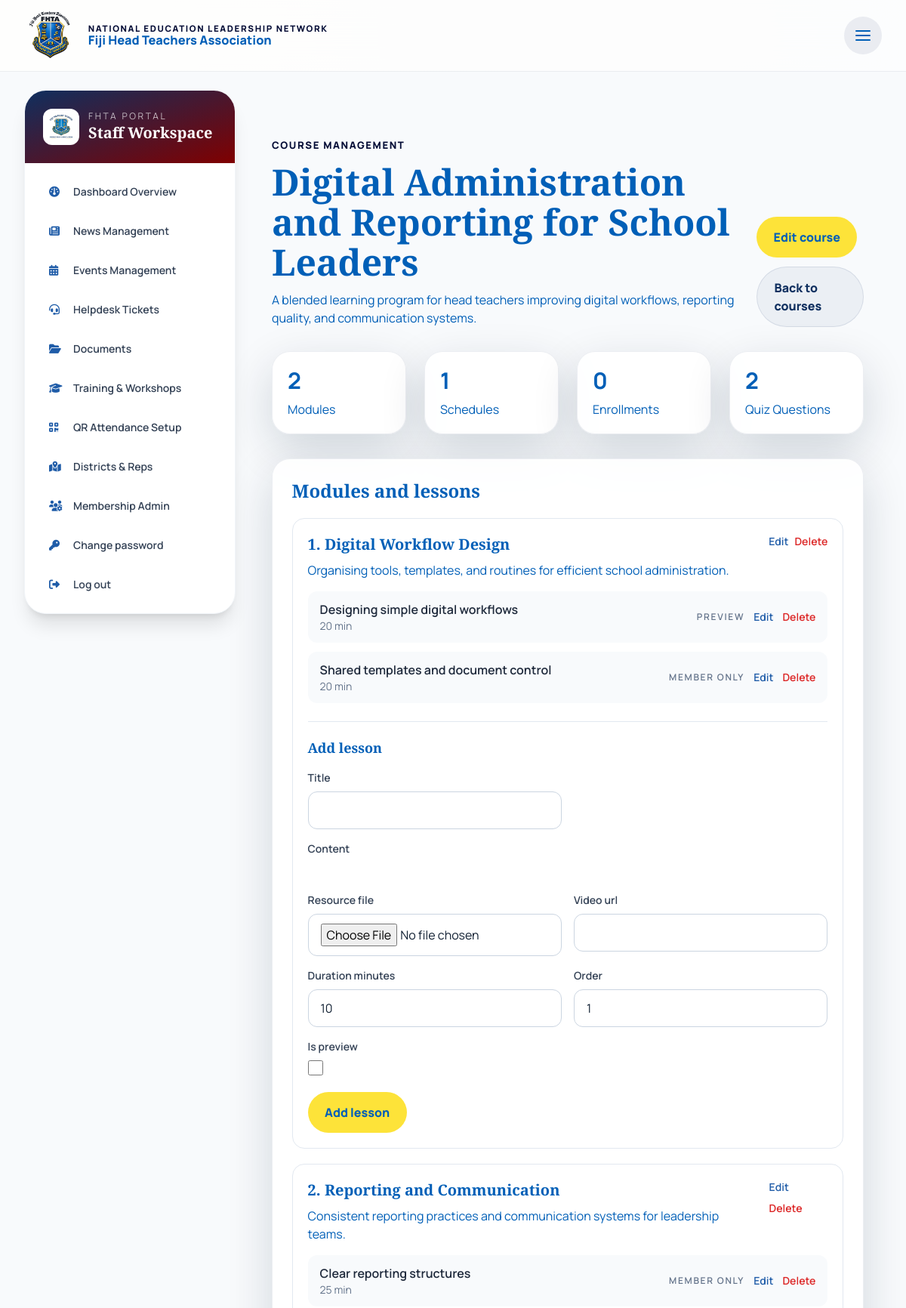
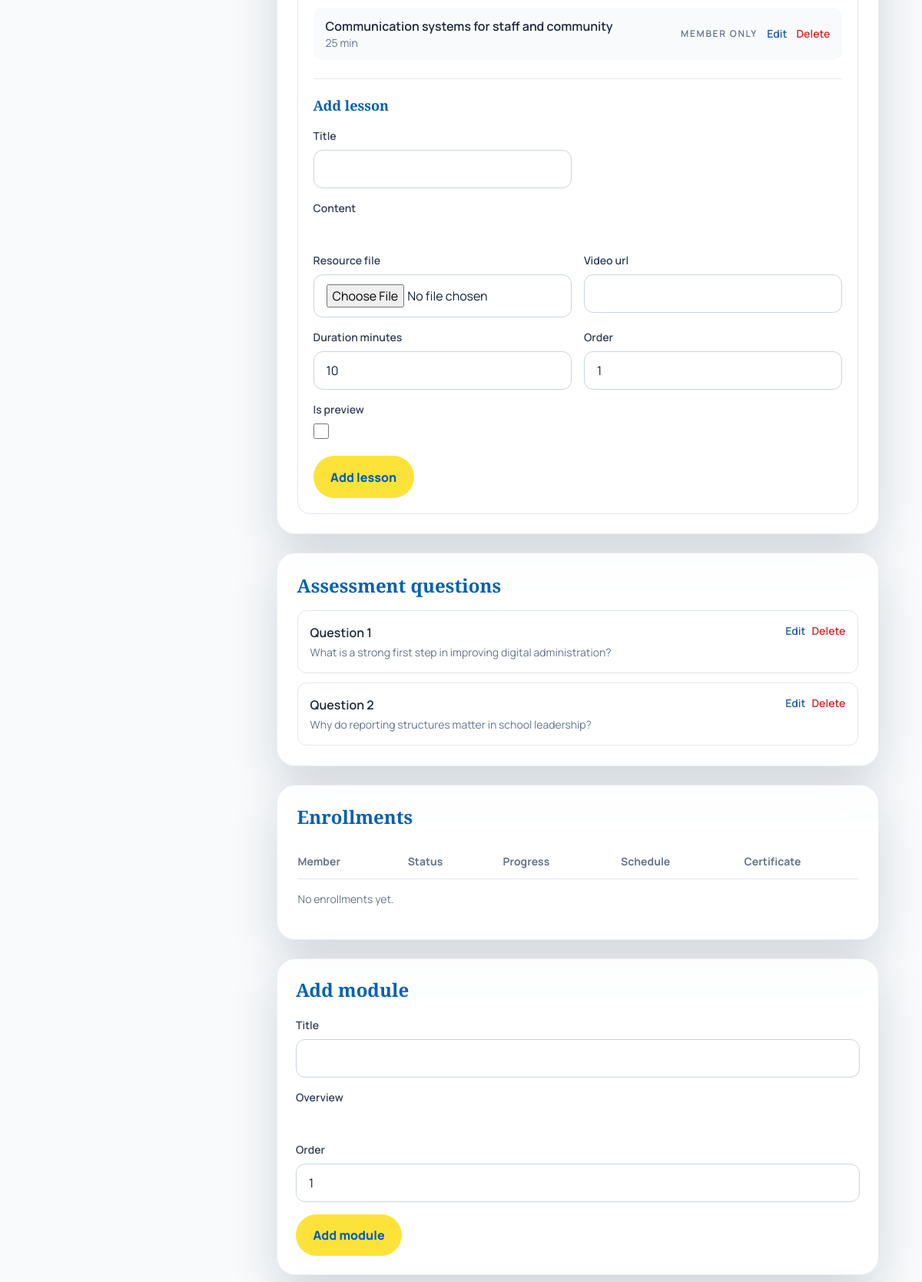
The page /training/staff/courses/3/ (signed in, upper part) on the database its author committed (2 pictures, top to bottom).
### training/models.py (models this page shows, shortened)
class Course(models.Model):
    DELIVERY_CHOICES = [
        ("online", "Online"),
        ("workshop", "Workshop"),
        ("blended", "Blended"),
    ]
    title = models.CharField(max_length=255)
    slug = models.SlugField(unique=True, blank=True)
    short_description = models.CharField(max_length=300)
    description = models.TextField()
    learning_outcomes = models.TextField(blank=True)
    target_audience = models.CharField(max_length=255, blank=True)
    duration_hours = models.PositiveIntegerField(default=1)
    delivery_type = models.CharField(max_length=20, choices=DELIVERY_CHOICES, default="online")
    passing_score = models.PositiveIntegerField(default=100)
    thumbnail = models.ImageField(upload_to="training/course_thumbnails/", blank=True, null=True)
    is_published = models.BooleanField(default=True)
    is_featured = models.BooleanField(default=False)
    created_by = models.ForeignKey(
        settings.AUTH_USER_MODEL,
        on_delete=models.SET_NULL,
        null=True,
        blank=True,
        related_name="training_courses_created",
    )
    created_at = models.DateTimeField(auto_now_add=True)
    updated_at = models.DateTimeField(auto_now=True)
    class Meta:
        ordering = ["title"]

class Module(models.Model):
    course = models.ForeignKey(Course, on_delete=models.CASCADE, related_name="modules")
    title = models.CharField(max_length=255)
    overview = models.TextField(blank=True)
    order = models.PositiveIntegerField(default=1)
    class Meta:
        ordering = ["order", "id"]
        unique_together = [("course", "order")]

class Lesson(models.Model):
    module = models.ForeignKey(Module, on_delete=models.CASCADE, related_name="lessons")
    title = models.CharField(max_length=255)
    content = models.TextField()
    resource_file = models.FileField(upload_to="training/lesson_resources/", blank=True, null=True)
    video_url = models.URLField(blank=True)
    duration_minutes = models.PositiveIntegerField(default=10)
    order = models.PositiveIntegerField(default=1)
    is_preview = models.BooleanField(default=False)
    class Meta:
        ordering = ["order", "id"]
        unique_together = [("module", "order")]

class QuizQuestion(models.Model):
    OPTION_CHOICES = [
        ("A", "Option A"),
        ("B", "Option B"),
        ("C", "Option C"),
        ("D", "Option D"),
    ]
    course = models.ForeignKey(Course, on_delete=models.CASCADE, related_name="quiz_questions")
    question_text = models.TextField()
    option_a = models.CharField(max_length=255)
    option_b = models.CharField(max_length=255)
    option_c = models.CharField(max_length=255, blank=True)
    option_d = models.CharField(max_length=255, blank=True)
    correct_option = models.CharField(max_length=1, choices=OPTION_CHOICES)
    explanation = models.TextField(blank=True)
    order = models.PositiveIntegerField(default=1)
    class Meta:
        ordering = ["order", "id"]
        unique_together = [("course", "order")]

### training/views.py (the view, shortened to what this page needs)
# urls.py: path("staff/courses/<int:course_id>/", views.staff_course_detail, name="staff_course_detail"),
@staff_required
def staff_course_detail(request, course_id):
    course = get_object_or_404(
        Course.objects.prefetch_related(
            Prefetch("modules", queryset=Module.objects.prefetch_related("lessons")),
            "schedules",
            "enrollments__member",
            "quiz_questions",
        ),
        pk=course_id,
    )
    module_form = ModuleForm(prefix="module")
    schedule_form = CourseScheduleForm(prefix="schedule")
    quiz_form = QuizQuestionForm(prefix="quiz")
    lesson_forms = {module.id: LessonForm(prefix=f"lesson-{module.id}") for module in course.modules.all()}
    enrollments = course.enrollments.select_related("member", "selected_schedule").order_by("-enrolled_at")
    context = {
        "course": course,
        "module_form": module_form,
        "schedule_form": schedule_form,
        "quiz_form": quiz_form,
        "lesson_forms": lesson_forms,
        "enrollments": enrollments,
        "lesson_media": LessonForm().media,
        "module_media": ModuleForm().media,
        "schedule_media": CourseScheduleForm().media,
        "quiz_media": QuizQuestionForm().media,
    }
    return render(request, "training/staff_course_detail.html", context)

### training/forms.py
class ModuleForm(forms.ModelForm):
    class Meta:
        model = Module
        exclude = ["course"]
        widgets = {
            "title": forms.TextInput(attrs={"class": "w-full rounded-xl border border-slate-300 px-4 py-3"}),
            "overview": CKEditor5Widget(config_name="default", attrs={"class": RICH_TEXT_CLASS}),
            "order": forms.NumberInput(attrs={"class": "w-full rounded-xl border border-slate-300 px-4 py-3", "min": 1}),
        }

### training/templatetags/training_extras.py (called while the page is built)
@register.filter
def get_item(mapping, key):
    if not mapping:
        return None
    return mapping.get(key)

### training/views.py (called while the page is built)
def staff_required(view_func):
    @wraps(view_func)
    @login_required
    def wrapped_view(request, *args, **kwargs):
        if getattr(request.user, "role", "") not in ["admin", "staff"] and not request.user.is_superuser:
            messages.error(request, "Staff access is required for training management.")
            return redirect("dashboard")
        return view_func(request, *args, **kwargs)
    return wrapped_view

### templates/training/staff_course_detail.html (shortened to what this page needs)
{% extends 'base.html' %}
{% load training_extras %}
{% block content %}
<section class="section-shell pt-16 staff-course-manage">
  <div class="max-w-7xl mx-auto px-4 sm:px-6 min-w-0">
    <div class="flex flex-col lg:flex-row lg:items-end lg:justify-between gap-6 mb-8">
      <div class="min-w-0">
        <p class="section-kicker">Course Management</p>
        <h1 class="section-title mt-3 break-words">{{ course.title }}</h1>
        <p class="section-copy mt-3">{{ course.short_description }}</p>
      </div>
      <div class="flex flex-wrap gap-3">
        <a href="{% url 'training:staff_course_edit' course.id %}" class="hero-btn hero-btn-primary">Edit course</a>
        <a href="{% url 'training:staff_course_list' %}" class="hero-btn hero-btn-secondary !text-[#0f2f5f] !border-[#0f2f5f]/10 !bg-[#0f2f5f]/5">Back to courses</a>
      </div>
    </div>
    <div class="grid gap-6 lg:grid-cols-4 mb-8">
      <div class="feature-card !p-5"><strong class="text-3xl maroon-text">{{ course.modules.count }}</strong><p class="section-copy mt-2">Modules</p></div>
      <div class="feature-card !p-5"><strong class="text-3xl maroon-text">{{ course.schedules.count }}</strong><p class="section-copy mt-2">Schedules</p></div>
      <div class="feature-card !p-5"><strong class="text-3xl maroon-text">{{ enrollments.count }}</strong><p class="section-copy mt-2">Enrollments</p></div>
      <div class="feature-card !p-5"><strong class="text-3xl maroon-text">{{ course.quiz_questions.count }}</strong><p class="section-copy mt-2">Quiz Questions</p></div>
    </div>
    <div class="grid gap-6 xl:grid-cols-[minmax(0,1.2fr)_minmax(300px,0.8fr)]">
      <div class="space-y-6 min-w-0">
        <div class="info-card">
          <h2 class="text-2xl font-bold maroon-text">Modules and lessons</h2>
          <div class="mt-5 space-y-5">
            {% for module in course.modules.all %}
              <div class="rounded-2xl border border-slate-200 p-5">
                <div class="flex flex-col gap-4 sm:flex-row sm:items-start sm:justify-between">
                  <div class="min-w-0">
                    <h3 class="text-xl font-bold maroon-text break-words">{{ module.order }}. {{ module.title }}</h3>
                    {% if module.overview %}<div class="section-copy mt-2 prose max-w-none">{{ module.overview|safe }}</div>{% endif %}
                  </div>
                  <div class="flex flex-wrap gap-2">
                    <a href="{% url 'training:staff_module_edit' module.id %}" class="text-sm font-semibold text-[#1f5ca8]">Edit</a>
                    <a href="{% url 'training:staff_module_delete' module.id %}" class="text-sm font-semibold text-red-600">Delete</a>
                  </div>
                </div>
                <div class="mt-4 space-y-3">
                  {% for lesson in module.lessons.all %}
                    <div class="rounded-xl bg-slate-50 px-4 py-3 flex flex-col gap-3 sm:flex-row sm:items-center sm:justify-between">
                      <div class="min-w-0">
                        <div class="font-semibold text-slate-800 break-words">{{ lesson.title }}</div>
                        <div class="text-sm text-slate-500">{{ lesson.duration_minutes }} min{% if lesson.video_url %} • Video linked{% endif %}{% if lesson.resource_file %} • Resource attached{% endif %}</div>
                      </div>
                      <div class="flex flex-wrap items-center gap-3">
                        <span class="text-xs font-semibold uppercase tracking-[0.14em] text-slate-500">{% if lesson.is_preview %}Preview{% else %}Member only{% endif %}</span>
                        <a href="{% url 'training:staff_lesson_edit' lesson.id %}" class="text-sm font-semibold text-[#1f5ca8]">Edit</a>
                        <a href="{% url 'training:staff_lesson_delete' lesson.id %}" class="text-sm font-semibold text-red-600">Delete</a>
                      </div>
                    </div>
                  {% empty %}
                    <p class="text-sm text-slate-500">No lessons yet.</p>
                  {% endfor %}
                </div>
                <div class="mt-6 border-t border-slate-200 pt-5">
                  <h4 class="text-lg font-bold maroon-text">Add lesson</h4>
                  <form method="post" enctype="multipart/form-data" class="mt-4 grid gap-4 md:grid-cols-2">
                    {% for field in lesson_forms|get_item:module.id %}
                      <div class="{% if field.name == 'content' %}md:col-span-2{% endif %}">
                        <label class="block text-sm font-semibold text-slate-700 mb-2">{{ field.label }}</label>
                        {{ field }}
                      </div>
                    {% endfor %}
                    <div class="md:col-span-2">
                      <button type="submit" class="hero-btn hero-btn-primary">Add lesson</button>
                    </div>
                  </form>
                </div>
              </div>
            {% empty %}
              <p class="section-copy">No modules created yet. Use the form on the right to add the first one.</p>
            {% endfor %}
          </div>
        </div>
        <div class="info-card">
          <h2 class="text-2xl font-bold maroon-text">Assessment questions</h2>
          <div class="mt-4 space-y-3">
            {% for question in course.quiz_questions.all %}
              <div class="rounded-xl border border-slate-200 p-4">
                <div class="flex flex-col gap-3 sm:flex-row sm:items-start sm:justify-between">
                  <div class="min-w-0">
                    <div class="font-semibold text-slate-800">Question {{ question.order }}</div>
                    <p class="text-sm text-slate-500 mt-1 break-words">{{ question.question_text }}</p>
                  </div>
                  <div class="flex flex-wrap gap-2">
                    <a href="{% url 'training:staff_quiz_question_edit' question.id %}" class="text-sm font-semibold text-[#1f5ca8]">Edit</a>
                    <a href="{% url 'training:staff_quiz_question_delete' question.id %}" class="text-sm font-semibold text-red-600">Delete</a>
                  </div>
                </div>
              </div>
            {% empty %}
              <p class="text-slate-500">No quiz questions added yet.</p>
            {% endfor %}
          </div>
        </div>
        <div class="info-card">
          <h2 class="text-2xl font-bold maroon-text">Enrollments</h2>
          <div class="mt-5 overflow-x-auto">
            <table class="min-w-full text-sm">
              <thead>
                <tr class="border-b border-slate-200 text-left text-slate-500">
                  <th class="py-3 pr-4">Member</th>
                  <th class="py-3 pr-4">Status</th>
                  <th class="py-3 pr-4">Progress</th>
                  <th class="py-3 pr-4">Schedule</th>
                  <th class="py-3">Certificate</th>
                </tr>
              </thead>
              <tbody>
                {% for enrollment in enrollments %}
                  <tr class="border-b border-slate-100">
                    <td class="py-3 pr-4">{{ enrollment.member.full_name }}</td>
                    <td class="py-3 pr-4">{{ enrollment.get_status_display }}</td>
                    <td class="py-3 pr-4">{{ enrollment.progress_percent }}%</td>
                    <td class="py-3 pr-4">{% if enrollment.selected_schedule %}{{ enrollment.selected_schedule.title }}{% else %}-{% endif %}</td>
                    <td class="py-3">{% if enrollment.certificate %}{{ enrollment.certificate.certificate_number }}{% else %}-{% endif %}</td>
                  </tr>
                {% empty %}
                  <tr><td colspan="5" class="py-4 text-slate-500">No enrollments yet.</td></tr>
                {% endfor %}
              </tbody>
            </table>
          </div>
        </div>
      </div>
      <div class="space-y-6 min-w-0">
        <div class="cta-card p-6">
          <h2 class="text-2xl font-bold maroon-text">Add module</h2>
          <form method="post" class="mt-5 space-y-4">
            {% for field in module_form %}
              <div>
                <label class="block text-sm font-semibold text-slate-700 mb-2">{{ field.label }}</label>
                {{ field }}
              </div>
            {% endfor %}
            <button type="submit" class="hero-btn hero-btn-primary">Add module</button>
          </form>
        </div>
      </div>
    </div>
  </div>
</section>
{% endblock %}

### static/css/styles.css (style rules this page uses)
:root { --fpspa-navy: #005fb7; --fpspa-navy-deep: #030b35; --fpspa-blue: #030b35; --fpspa-gold: #f2c14e; --fpspa-gold-soft: #fde339; --fpspa-ink: #112033; --fpspa-muted: #005fb7; --fpspa-surface: #f6f7fb; --fpspa-white: #ffffff; --fpspa-shadow: 0 20px 60px rgba(8, 28, 58, 0.16); }
html { scroll-behavior: smooth; }
body.site-body { margin: 0; color: var(--fpspa-ink); background: radial-gradient(circle at top left, rgba(242, 193, 78, 0.14), transparent 28%), radial-gradient(circle at top right, rgba(31, 92, 168, 0.12), transparent 24%), linear-gradient(180deg, #f9fbff 0%, #eef3fb 100%); font-family: "Manrope", sans-serif; }
h1, h2, h3, h4, .display-font { font-family: "Playfair Display", serif; }
.hero-btn { display: inline-flex; align-items: center; gap: 0.7rem; padding: 0.95rem 1.4rem; border-radius: 999px; text-decoration: none; font-weight: 800; transition: 0.25s ease; }
.hero-btn-primary { color: var(--fpspa-navy); background: var(--fpspa-gold-soft); }
.hero-btn-secondary { color: var(--fpspa-white); background: rgba(255, 255, 255, 0.09); border: 1px solid rgba(255, 255, 255, 0.18); }
.section-shell { padding: 5rem 0; }
.section-kicker { color: var(--fpspa-blue); font-size: 0.82rem; font-weight: 800; letter-spacing: 0.12em; text-transform: uppercase; }
.section-title { color: var(--fpspa-navy); font-size: clamp(2rem, 4vw, 3.2rem); line-height: 1.1; font-weight: 800; }
.section-copy { color: var(--fpspa-muted); font-size: 1rem; }
.glass-card, .feature-card, .news-card, .info-card, .cta-card { border: 1px solid rgba(15, 47, 95, 0.08); border-radius: 1.5rem; background: rgba(255, 255, 255, 0.88); box-shadow: var(--fpspa-shadow); }
.feature-card, .news-card, .info-card, .cta-card { padding: 1.6rem; }
.maroon-text { color: var(--fpspa-navy); }

### templates/training/staff_course_detail.html (style rules this page uses)
.staff-course-manage, .staff-course-manage * { min-width: 0; }
.staff-course-manage .info-card, .staff-course-manage .cta-card, .staff-course-manage .feature-card { max-width: 100%; overflow-wrap: anywhere; }
.staff-course-manage input, .staff-course-manage select, .staff-course-manage textarea, .staff-course-manage .django_ckeditor_5, .staff-course-manage .ck, .staff-course-manage .ck-editor, .staff-course-manage .ck-editor__main, .staff-course-manage .ck-content { max-width: 100%; }

### rows shown on the page
Course: title "Digital Administration and Reporting for School Leaders", short_description "A blended learning program for head teachers improving digital workflows, reporting quality, and communication systems.", modules.count "2", schedules.count "1", quiz_questions.count "2"
Module: order "1", title "Digital Workflow Design", overview "Organising tools, templates, and routines for efficient school administration.", label "Title" "Content" "Resource file" "Video url" "Duration minutes" "Order" "Is preview", lesson_forms "10" "1"
Lesson: title "Designing simple digital workflows", duration_minutes "20", is_preview "PREVIEW"
Lesson: title "Shared templates and document control", duration_minutes "20", is_preview "MEMBER ONLY"
Module: order "2", title "Reporting and Communication", overview "Consistent reporting practices and communication systems for leadership teams.", label "Title" "Content" "Resource file" "Video url" "Duration minutes" "Order" "Is preview", lesson_forms "10" "1"
Lesson: title "Clear reporting structures", duration_minutes "25", is_preview "MEMBER ONLY"
Lesson: title "Communication systems for staff and community", duration_minutes "25", is_preview "MEMBER ONLY"
QuizQuestion: order "1", question_text "What is a strong first step in improving digital administration?"
QuizQuestion: order "2", question_text "Why do reporting structures matter in school leadership?"

### other values the page prints
{{ enrollments.count }} "0"
{{ field.label }} "Title" "Overview" "Order"
